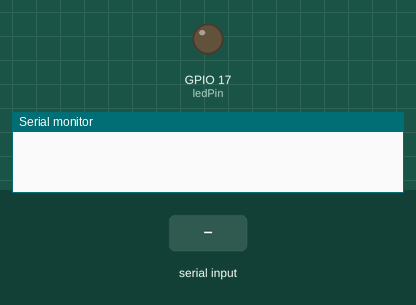
This program was run on a simulated ESP32-S3. Parts: output pins drawn as LEDs (lit = HIGH), the last lines printed to the serial monitor. The inputs (shaded band) are chosen by the test bench.

Above: at 1.2 s.
1.3 s: "90 45\n" received over Serial
At 1.7 s:
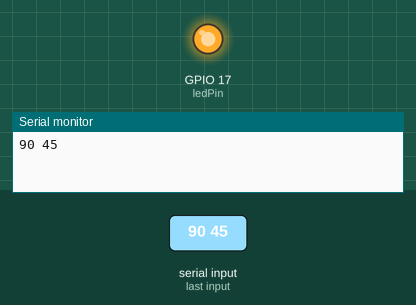
Timing chart, 0 to 10.3 s (numbered marks = the images above; inputs shaded):
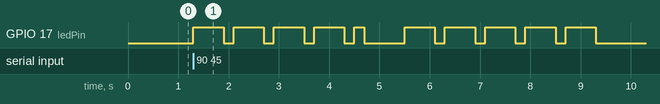

Measured:
- after the input at 1.3 s, GPIO 17 (ledPin): goes 4 × (HIGH 0.60 s, LOW 0.20 s), HIGH 0.20 s, LOW 0.80 s, 4 × (HIGH 0.60 s, LOW 0.20 s), HIGH 0.60 s, then LOW, starting at once

The program:

main.cpp
```cpp
#include <Arduino.h>

int ledPin = 17;

const char* letters[] = {
  ".-", "-...", "-.-.", "-..", ".", "..-.", "--.", "....", "..",    // A-I
  ".---", "-.-", ".-..", "--", "-.", "---", ".--.", "--.-", ".-.",  // J-R
  "...", "-", "..-", "...-", ".--", "-..-", "-.--", "--.."          // S-Z
};

const char* numbers[] = {"-----", ".----", "..---", "...--", "....-", ".....", "-....", "--...", "---..", "----."};

int dotDelay = 200;
String message = "";

void flashDotOrDash(char dotOrDash)
{
  digitalWrite(ledPin, HIGH);
  if (dotOrDash == '.')
  {
    delay(dotDelay);
  }
  else // must be a -
  {
    delay(dotDelay * 3);
  }
  digitalWrite(ledPin, LOW);
  delay(dotDelay); // gap between flashes
}

void flashSequence(const char* sequence)
{
   int i = 0;
   while (sequence[i] != '\0')
   {
       flashDotOrDash(sequence[i]);
       i++;
   }
   delay(dotDelay * 3);    // gap between letters
}

void setup()
{
  pinMode(ledPin, OUTPUT);
  Serial.begin(9600);
}

void loop()
{
  while (Serial.available()) {
    char c = Serial.read();
    Serial.print(c);  // Print the character to the Serial Monitor
    if (c == '\n') {
      for (int i = 0; i < message.length(); i++) {
        char ch = message[i];
        if (ch >= 'a' && ch <= 'z') {
          flashSequence(letters[ch - 'a']);
        }
        else if (ch >= 'A' && ch <= 'Z') {
          flashSequence(letters[ch - 'A']);
        }
        else if (ch >= '0' && ch <= '9') {
          flashSequence(numbers[ch - '0']);
        }
        else if (ch == ' ') {
          delay(dotDelay * 4);  // gap between words
        }
      }
      message = "";  // Clear the message
    } else {
      message += c;
    }
  }
}
```
